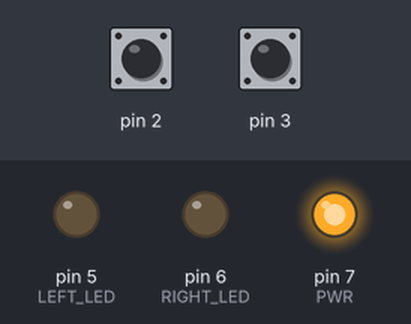
A sketch run on a simulated Arduino Uno, built with avr-gcc and run on an emulated ATmega328P. Shown: output pins drawn as LEDs (lit = HIGH). Inputs (shaded band) come from the test bench; at power-on: pin 2 HIGH, pin 3 HIGH. The local clock reads 2024-03-15 10:24:30 at power-on unless the sketch sets it; storage starts empty; what the sketch prints to the serial monitor is not drawn.

Above: at 1.2 s.
1.3 s: pin 2 pulled LOW for 0.15 s
At 1.38 s:
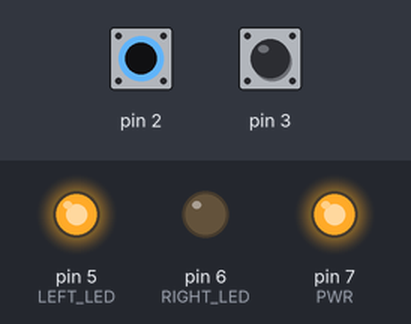
2.9 s: pin 3 pulled LOW for 0.15 s
At 2.98 s:
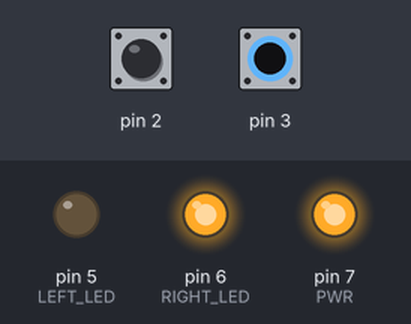
4.5 s: pin 3 pulled LOW for 3.2 s
At 8.9 s:
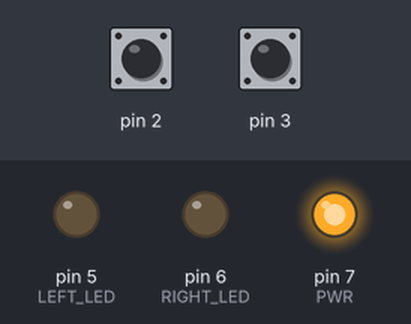
9.2 s: pin 2 pulled LOW for 3.2 s
At 10.2 s:
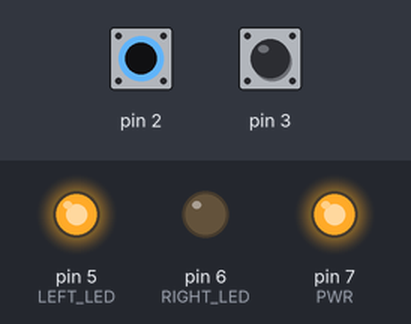
13.9 s: pin 2 driven LOW and pin 3 driven LOW
At 14.2 s:
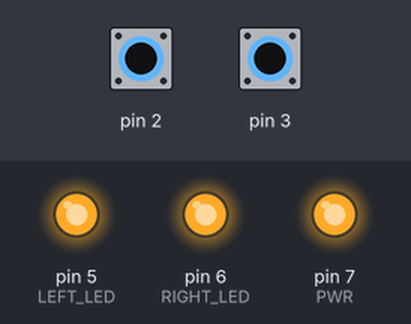
Timing chart, 0 to 16.4 s (numbered marks = the images above; inputs shaded):
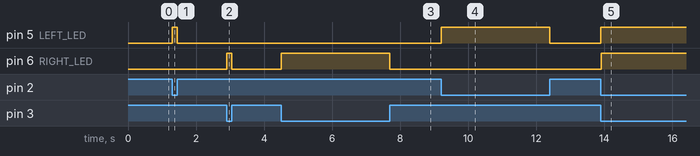

Measured:
- after the input at 1.3 s, pin 5 (LEFT_LED): LOW → HIGH at once, → LOW 0.15 s later
- after the input at 2.9 s, pin 6 (RIGHT_LED): LOW → HIGH at once, → LOW 0.15 s later
- after the input at 4.5 s, pin 6 (RIGHT_LED): LOW → HIGH at once, → LOW 3.2 s later
- after the input at 9.2 s, pin 5 (LEFT_LED): LOW → HIGH at once, → LOW 3.2 s later
- after the input at 13.9 s, pin 5 (LEFT_LED), pin 6 (RIGHT_LED): LOW → HIGH at once

The sketch:

door_log.ino
```cpp
#include <Wire.h>
#include <SPI.h>
#include <SD.h>
#include "RTClib.h"

RTC_DS1307 rtc;
//written by Hanjun Kim
volatile unsigned long LastInterrupt[] = {0,0} ;
volatile int ToiletState[] = {0,0} ;
volatile unsigned long InterruptTime0 = 0;
volatile unsigned long InterruptTime1 = 0;

unsigned long block = 50; // the NOinterrupts period
int PWR = 7;
int LEFT_LED = 5; // Interrupt 0
int RIGHT_LED = 6; // Interrupt 1
volatile uint32_t initTime;
volatile unsigned long startTime;

const int chipSelect = 4;
boolean isSDCard = false;
void setup() {
   Serial.begin(9600);
   Wire.begin();
   rtc.begin();
   LastInterrupt[0] = millis();
   LastInterrupt[1] = millis();
   pinMode(2,INPUT_PULLUP);
   pinMode(3,INPUT_PULLUP);
   pinMode(LEFT_LED,OUTPUT);
   pinMode(RIGHT_LED,OUTPUT);
   pinMode(PWR,OUTPUT);
   if (SD.begin(chipSelect)) {
        isSDCard = true;
   }
   DateTime cur = rtc.now();
   initTime = cur.unixtime();
   startTime = millis();
   attachInterrupt(0,ISR0,CHANGE);
   attachInterrupt(1,ISR1,CHANGE);
   digitalWrite(PWR,HIGH);
   ISR0();
   ISR1();
}


void logTime(File file) {
 if (file) {
    unsigned long elapsed = millis()-startTime;
    elapsed = elapsed/1000;
    DateTime now = DateTime(initTime + elapsed);
    file.print(now.year(), DEC);
    file.print('/');
    file.print(now.month(), DEC);
    file.print('/');
    file.print(now.day(), DEC);
    file.print(' ');
    file.print(now.hour(), DEC);
    file.print(':');
    file.print(now.minute(), DEC);
    file.print(':');
    file.print(now.second(), DEC);
 }
}

//volatile int isDirty[] = {0,0};

void ISR0() {
 InterruptTime0 = millis();
 CheckState(InterruptTime0,0);
} // ISR has to be run quick, the code inside should be short

void ISR1() {
 InterruptTime1 = millis();
 CheckState(InterruptTime1,1);
}

void CheckState(unsigned long Time, int InterruptNum){
  ToiletState[InterruptNum] = !digitalRead(InterruptNum+2);
 if(Time - LastInterrupt[InterruptNum] > block){
   LastInterrupt[InterruptNum] = Time;
   digitalWrite(InterruptNum==0 ? LEFT_LED:RIGHT_LED,ToiletState[InterruptNum]);
  if(ToiletState[InterruptNum] == HIGH) {
    Serial.print(InterruptNum==0 ? "4":"6");
  } else {
    Serial.print(InterruptNum==0 ? "3":"5");
  }
  writeSD(InterruptNum);
 }
}

void writeSD(int idx) {
    if(isSDCard==true) {
             File dataFile = SD.open("datalog.txt", FILE_WRITE);
             if (dataFile) {
               logTime(dataFile);
               dataFile.print(",");
               dataFile.print(idx==0 ? "R":"L");
               dataFile.print(",");
               dataFile.println(ToiletState[idx]);
               dataFile.close();
            }
    }
}


void loop() {
}
```
